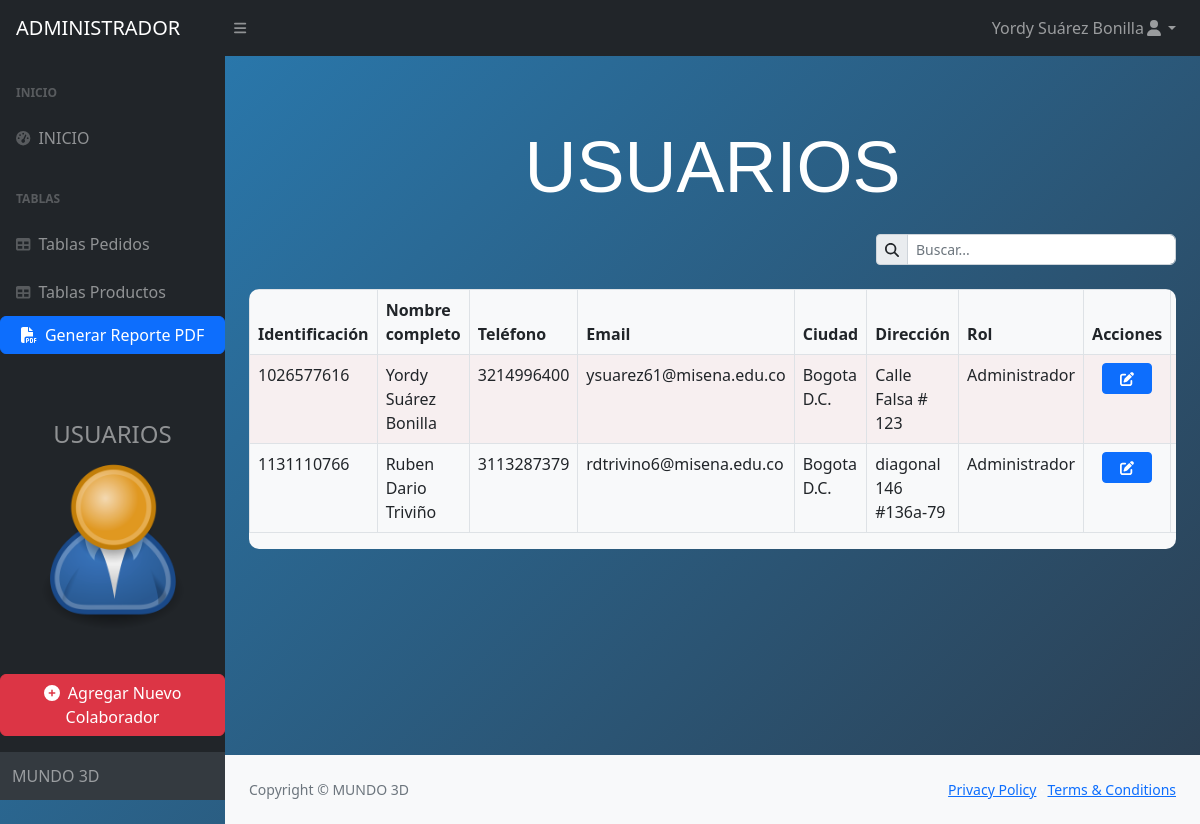
/ADMIN/tables.php (signed in), run on an earlier commit of the app's database.
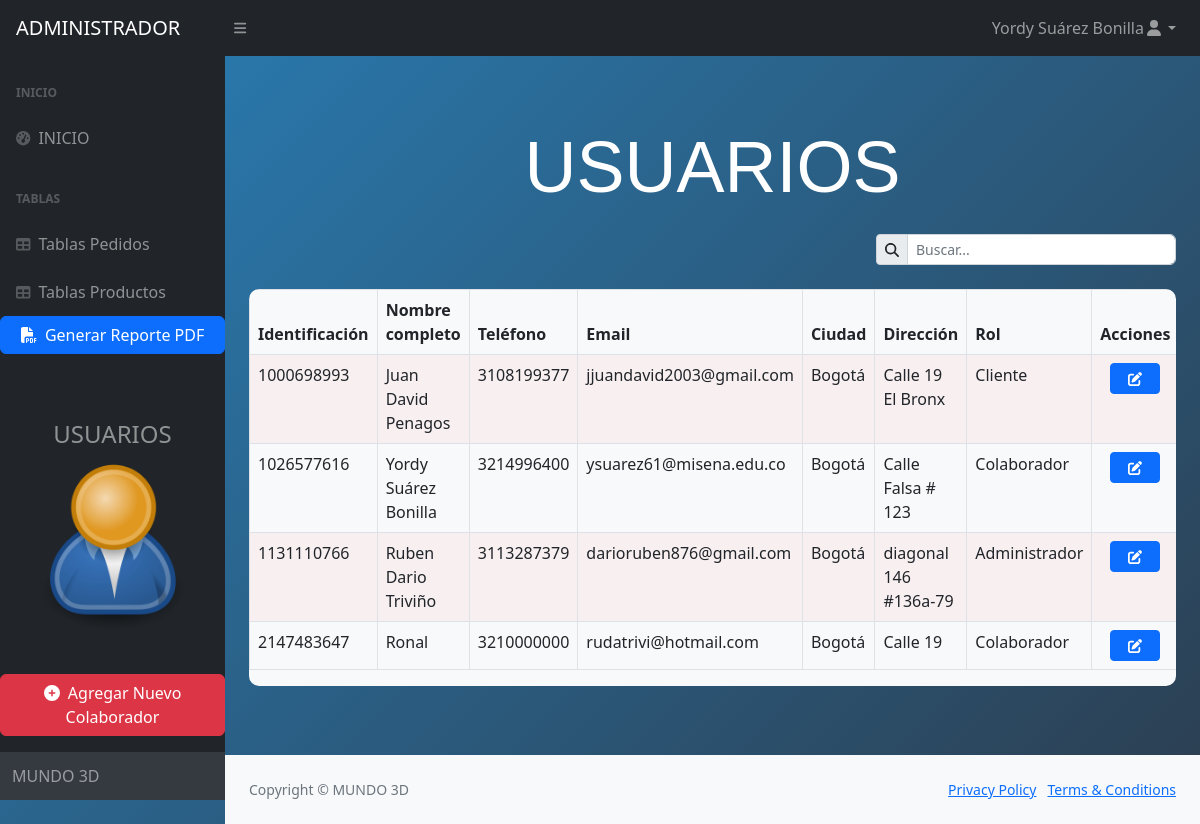
And on a later commit of the database.
### tables this page shows
CREATE TABLE `usuario` (
  `Usu_Identificacion` int(10) NOT NULL,
  `Usu_Nombre_completo` varchar(20) NOT NULL,
  `Usu_Telefono` varchar(20) NOT NULL,
  `Usu_Email` varchar(50) NOT NULL,
  `Usu_Ciudad` varchar(20) NOT NULL,
  `Usu_Direccion` varchar(50) NOT NULL,
  `Usu_Contraseña` varchar(5000) NOT NULL,
  `Usu_Rol` int(1) NOT NULL,
  `Usu_Estado` enum('activo','inactivo') DEFAULT 'activo',
  `Usu_Pedidos` int(100) DEFAULT NULL
);

### ADMIN/tables.php (the view, shortened to what this page needs)
<!DOCTYPE html>
<html lang="en">
    <head>
        <link href="https://cdn.jsdelivr.net/npm/simple-datatables@7.1.2/dist/style.min.css" rel="stylesheet" />
        <link href="css/styles.css" rel="stylesheet" />
        <link href="https://cdn.jsdelivr.net/npm/simple-datatables@7.1.2/dist/style.min.css" rel="stylesheet" />
        <link href="css/styles.css" rel="stylesheet" />
    <body style="background: linear-gradient(135deg, #2980b9, #2c3e50); color: white;">
    </head>
    <body class="sb-nav-fixed">
    <?php include 'funcionestabladeusuarios.php'; ?>
    <nav class="sb-topnav navbar navbar-expand navbar-dark bg-dark">
        <a class="navbar-brand ps-3" href="index.php">ADMINISTRADOR</a>
        <button class="btn btn-link btn-sm order-1 order-lg-0 me-4 me-lg-0" id="sidebarToggle" href="#!"><i class="fas fa-bars"></i></button>
        <ul class="navbar-nav ms-auto me-0 me-md-3 my-2 my-md-0">
            <li class="nav-item dropdown">
                <a class="nav-link dropdown-toggle" id="navbarDropdown" href="#" role="button" data-bs-toggle="dropdown" aria-expanded="false"><?php echo $nombreCompleto; ?><i class="fas fa-user fa-fw"></i></a>
            </li>
        </ul>
    </nav>
        <div id="layoutSidenav">
            <div id="layoutSidenav_nav">
                <nav class="sb-sidenav accordion sb-sidenav-dark" id="sidenavAccordion">
                    <div class="sb-sidenav-menu">
                        <div class="nav">
                            <div class="sb-sidenav-menu-heading">INICIO</div>
                            <a class="nav-link" href="index.php">
                                <div class="sb-nav-link-icon"><i class="fas fa-tachometer-alt"></i></div>
                                INICIO
                            </a>
                            <div class="sb-sidenav-menu-heading">Tablas</div>
                            <a class="nav-link" href="tablespedidos.php">
                                <div class="sb-nav-link-icon"><i class="fas fa-table"></i></div>
                                Tablas Pedidos
                            </a>
                            <a class="nav-link" href="tablesproductos.php">
                                <div class="sb-nav-link-icon"><i class="fas fa-table"></i></div>
                                Tablas Productos
                            </a>
                            <div class="mb-3">
                                <button type="button" class="btn btn-primary w-100" onclick="generarReportePDF()">
                                    <i class="fas fa-file-pdf me-1"></i> Generar Reporte PDF
                                </button>
                            </div>
                        <div class="mb-3 text-center" style="margin-top: 50px;">
                            <h4>USUARIOS</h4>
                            <div style="max-width: 80%; margin: 0 auto;">
                                <div class="caja-giratoria" style="display: inline-block;">
                                    <img src="..\images\User_icon_2.png" alt="Pedidos" class="img-fluid gira">
                                </div>
                            </div>
                        </div>
                        </div>
                    </div>
                    <div class="mb-3">
                        <button type="button" class="btn btn-danger" data-bs-toggle="modal" data-bs-target="#agregarColaboradorModal">
                            <i class="fas fa-plus-circle me-1"></i> Agregar Nuevo Colaborador
                        </button>
                    </div>
                    <div class="sb-sidenav-footer">
                        MUNDO 3D
                    </div>
                </nav>
            </div>
            <div id="layoutSidenav_content">
                <main>
                <div class="container-fluid px-4" style="padding-top: 20px; padding-bottom: 20px;">
                         <div class="row mt-4">
                                <div class="col text-center">
                                    <h1 class="display-2 mb-0" style="font-family: 'Arial Black', sans-serif;">USUARIOS</h1>
                                </div>
                            </div>
                            <div class="row mt-4">
                                <div class="col d-flex justify-content-end">
                                    <div class="col-auto">
                                        <div class="input-group input-group-sm rounded-pill" style="width: 300px;">
                                            <span class="input-group-text" id="basic-addon1">
                                                <i class="fas fa-search"></i>
                                            </span>
                                            <input type="text" class="form-control rounded-end" id="searchInput" placeholder="Buscar..." oninput="searchTable()" style="width: 250px;">
                                        </div>
                                    </div>
                                </div>
                            </div>
                                <div class="row mt-4">
                                    <div class="col">
                                        <div class="table-responsive" style="background-color: #f8f9fa; border-radius: 10px;">
                                        <table id="datatables-usuarios" class="table table-striped table-bordered table-hover">
                                                <thead>
                                <tr>
                                    <th>Identificación</th>
                                    <th>Nombre completo</th>
                                    <th>Teléfono</th>
                                    <th>Email</th>
                                    <th>Ciudad</th>
                                    <th>Dirección</th>
                                    <th>Rol</th>
                                    <th>Acciones</th>
                                    <th>Estado</th>
                                </tr>
                                </thead>
                                <tbody>
                                <?php
                                while ($row = mysqli_fetch_assoc($resultado)) {
                                ?>
                                <tr>
                                    <td><?php echo $row['Usu_Identificacion']; ?></td>
                                    <td><?php echo $row['Usu_Nombre_completo']; ?></td>
                                    <td><?php echo $row['Usu_Telefono']; ?></td>
                                    <td><?php echo $row['Usu_Email']; ?></td>
                                    <td><?php echo $row['Usu_Ciudad']; ?></td>
                                    <td><?php echo $row['Usu_Direccion']; ?></td>
                                    <td>
                                        <?php
                                        $rol = $row['Usu_Rol'];
                                        switch ($rol) {
                                            case 1:
                                                echo 'Administrador';
                                                break;
                                            case 2:
                                                echo 'Colaborador';
                                                break;
                                            case 3:
                                                echo 'Cliente';
                                                break;
                                        }
                                        ?>
                                    </td>
                                    <td>
                                        <div class="btn-group d-flex justify-content-center" role="group" aria-label="Acciones">
                                            <button type="button" class="btn btn-primary btn-sm align-items-center" style="max-width: 50px;" data-bs-toggle="modal" data-bs-target="#editarModal<?php echo $row['Usu_Identificacion']; ?>" data-toggle="tooltip" data-placement="top" title="Editar">
                                                <i class="fas fa-edit"></i>
                                            </button>
                                        </div>
                                    </td>
                                        </div>
                                        <td class="text-center">
                                        </div>
                                    </td>
                                <?php
                                }
                                ?>
                            </div>
                        </div>
                <footer class="py-4 bg-light mt-auto">
                    <div class="container-fluid px-4">
                        <div class="d-flex align-items-center justify-content-between small">
                            <div class="text-muted">Copyright &copy; MUNDO 3D</div>
                            <div>
                                <a href="#">Privacy Policy</a>
                                &middot;
                                <a href="#">Terms &amp; Conditions</a>
                            </div>
                        </div>
                    </div>
                </footer>
    </body>
</html>

### ADMIN/funcionestabladeusuarios.php (shortened to what this page needs)
<?php
require '../conexion.php';
$nombreCompleto = $_SESSION['username'];
$sql = "SELECT  Usu_Identificacion, Usu_Nombre_completo, Usu_Telefono, Usu_Email, Usu_Ciudad, Usu_Direccion, Usu_Rol, Usu_Pedidos, Usu_Estado FROM usuario";
$resultado = mysqli_query($link, $sql);
$response = array();
if ($_SERVER['REQUEST_METHOD'] === 'POST') {
    if (isset($_POST['Identificacion'], $_POST['nombre'], $_POST['telefono'], $_POST['email'], $_POST['ciudad'], $_POST['direccion'], $_POST['rol'], $_POST['estado'])) {
        require '../programas/phpmailer/Exception.php';
        require '../programas/phpmailer/PHPMailer.php';
        require '../programas/phpmailer/SMTP.php';
        $identificacion = $_POST['Identificacion'];
        $nombre = $_POST['nombre'];
        $telefono = $_POST['telefono'];
        $email = $_POST['email'];
        $ciudad = $_POST['ciudad'];
        $direccion = $_POST['direccion'];
        $contraseña = generarContraseña(8);
        $rol = $_POST['rol'];
        $estado = $_POST['estado'];
        $contraseña_cifrada = password_hash($contraseña, PASSWORD_DEFAULT);
        $servername = "localhost";
        $username = "root";
        $password = "";
        $dbname = "mundo3d";
        $link = mysqli_connect($servername, $username, $password, $dbname);
        if (!$link) {
            $response['success'] = false;
            $response['message'] = "Error al conectar a la base de datos: " . mysqli_connect_error();
            echo json_encode($response);
            exit;
        }
        $sql = "INSERT INTO usuario (Usu_Identificacion, Usu_Nombre_completo, Usu_Telefono, Usu_Email, Usu_Ciudad, Usu_Direccion, Usu_Contraseña, Usu_Rol, Usu_Estado) VALUES (?, ?, ?, ?, ?, ?, ?, ?, ?)";
        $stmt = mysqli_prepare($link, $sql);
        mysqli_stmt_bind_param($stmt, "sssssssss", $identificacion, $nombre, $telefono, $email, $ciudad, $direccion, $contraseña_cifrada, $rol, $estado);
        if (mysqli_stmt_execute($stmt)) {
            if (!empty($email)) {
                $mail = new PHPMailer();
                $mail->isSMTP();
                $mail->Host = 'smtp.office365.com';
                $mail->SMTPAuth = true;
                $mail->Username = 'Mundo3D.RYSJ@outlook.com';
                $mail->Password = 'Mundo3D123';
                $mail->SMTPSecure = 'tls';
                $mail->Port = 587;
                $mail->CharSet = 'UTF-8';
                $mail->Encoding = 'base64';
                $mail->setFrom('Mundo3D.RYSJ@outlook.com', 'MUNDO 3D');
                $mail->addAddress($email, $nombre);
                $mail->Subject = 'Datos de inicio de sesión';
                $mail->Body = "Hola $nombre,\n\nBienvenido a MUNDO 3D.\n\nTu información de inicio de sesión es la siguiente:\n\nCorreo electrónico: $email\nContraseña: $contraseña\n\nTe recomendamos cambiar tu contraseña al ingresar al sistema.\n\nGracias por ser parte de la mejor empresa,\nEquipo de soporte MUNDO 3D";
                if ($mail->send()) {
                    $response['success'] = true;
                    $response['message'] = 'El colaborador se ha agregado correctamente.';
                } else {
                    $response['success'] = false;
                    $response['message'] = 'Error al enviar el correo electrónico: ' . $mail->ErrorInfo;
                }
            } else {
                $response['success'] = false;
                $response['message'] = 'No se proporcionó una dirección de correo electrónico válida.';
            }
        } else {
            $response['success'] = false;
            $response['message'] = 'Error al agregar el colaborador: ' . mysqli_error($link);
        }
        mysqli_stmt_close($stmt);
        mysqli_close($link);
    } else {
        $response['success'] = false;
        $response['message'] = 'No se recibieron todos los datos del formulario para agregar un nuevo colaborador.';
    }
} else {
    $response['success'] = false;
    $response['message'] = 'Se esperaba una solicitud POST.';
}
echo json_encode($response);

What changed in the data, as far as the page shows it:
added usuario: Usu_Identificacion "1000698993", Usu_Nombre_completo "Juan David Penagos", Usu_Telefono "3108199377", Usu_Email "jjuandavid2003@gmail.com", Usu_Ciudad "Bogotá", Usu_Direccion "Calle 19 El Bronx", shows "Cliente"
changed usuario "Yordy Suárez Bonilla": Usu_Ciudad "Bogota D.C." → "Bogotá"; Usu_Rol "Administrador" → "Colaborador"
changed usuario "Ruben Dario Triviño": Usu_Email "rdtrivino6@misena.edu.co" → "darioruben876@gmail.com"; Usu_Ciudad "Bogota D.C." → "Bogotá"
added usuario: Usu_Identificacion "2147483647", Usu_Nombre_completo "Ronal", Usu_Telefono "3210000000", Usu_Email "rudatrivi@hotmail.com", Usu_Ciudad "Bogotá", Usu_Direccion "Calle 19", shows "Colaborador"
